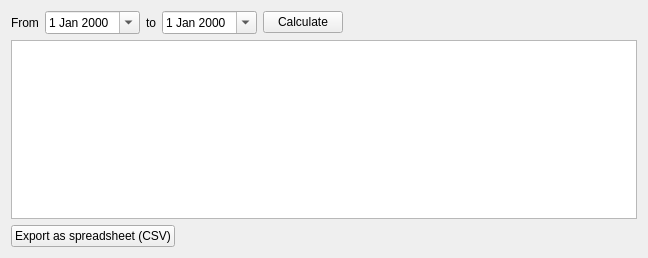
<?xml version="1.0" encoding="UTF-8"?>
<ui version="4.0">
 <class>ReportPage</class>
 <widget class="QWidget" name="ReportPage">
  <property name="geometry">
   <rect>
    <x>0</x>
    <y>0</y>
    <width>648</width>
    <height>258</height>
   </rect>
  </property>
  <property name="windowTitle">
   <string>Form</string>
  </property>
  <layout class="QVBoxLayout" name="verticalLayout">
   <item>
    <layout class="QHBoxLayout" name="horizontalLayout">
     <item>
      <widget class="QLabel" name="label">
       <property name="text">
        <string>From</string>
       </property>
      </widget>
     </item>
     <item>
      <widget class="QDateEdit" name="from">
       <property name="calendarPopup">
        <bool>true</bool>
       </property>
      </widget>
     </item>
     <item>
      <widget class="QLabel" name="label_2">
       <property name="text">
        <string>to</string>
       </property>
      </widget>
     </item>
     <item>
      <widget class="QDateEdit" name="to">
       <property name="calendarPopup">
        <bool>true</bool>
       </property>
      </widget>
     </item>
     <item>
      <widget class="QPushButton" name="calculateOppCount">
       <property name="text">
        <string>Calculate</string>
       </property>
      </widget>
     </item>
     <item>
      <spacer name="horizontalSpacer">
       <property name="orientation">
        <enum>Qt::Horizontal</enum>
       </property>
       <property name="sizeHint" stdset="0">
        <size>
         <width>40</width>
         <height>20</height>
        </size>
       </property>
      </spacer>
     </item>
    </layout>
   </item>
   <item>
    <widget class="QTableWidget" name="table"/>
   </item>
   <item>
    <layout class="QHBoxLayout" name="horizontalLayout_2">
     <item>
      <widget class="QPushButton" name="pbMonthlySpreadsheet">
       <property name="text">
        <string>Export as spreadsheet (CSV)</string>
       </property>
      </widget>
     </item>
     <item>
      <spacer name="horizontalSpacer_2">
       <property name="orientation">
        <enum>Qt::Horizontal</enum>
       </property>
       <property name="sizeHint" stdset="0">
        <size>
         <width>40</width>
         <height>20</height>
        </size>
       </property>
      </spacer>
     </item>
    </layout>
   </item>
  </layout>
 </widget>
 <resources/>
 <connections/>
</ui>
